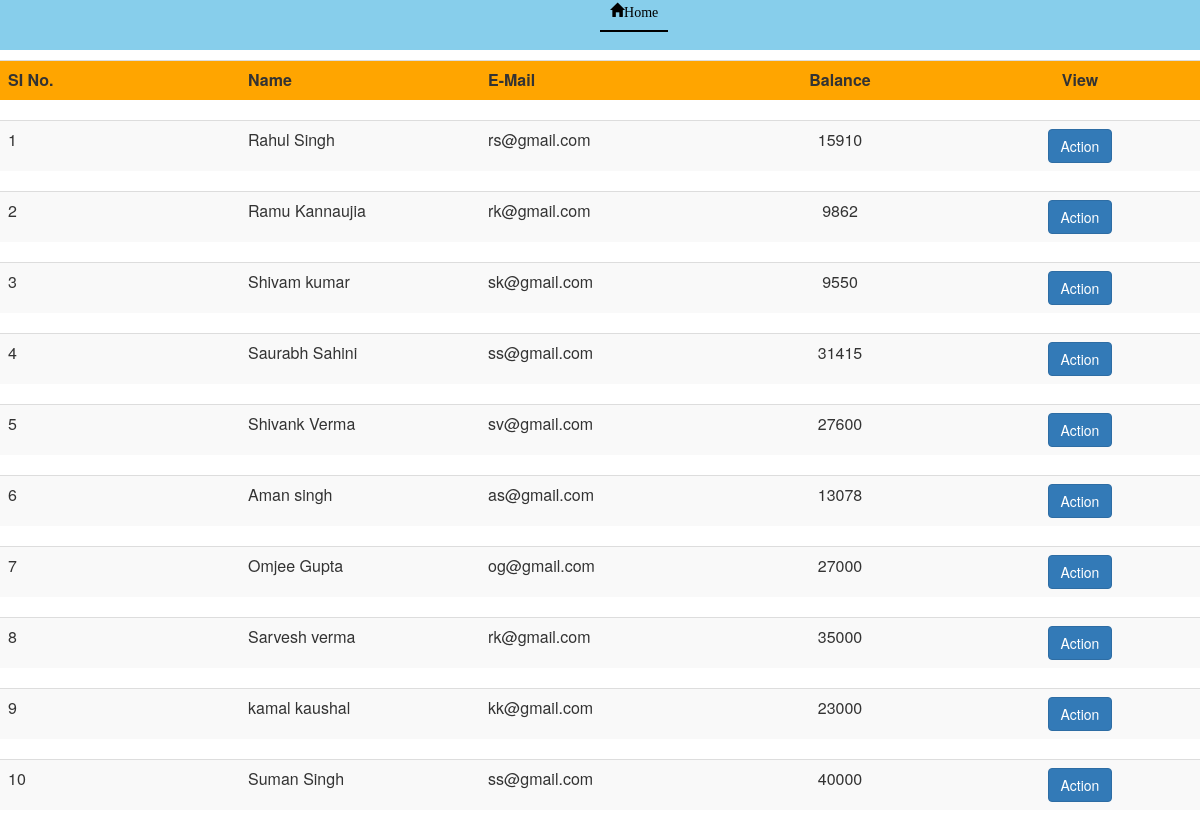
Screenshot of /customer_detail.php with the database file from the repository.
### tables this page shows
CREATE TABLE IF NOT EXISTS `customer` (
  `id` int(100) NOT NULL AUTO_INCREMENT,
  `name` varchar(100) NOT NULL,
  `email` varchar(100) NOT NULL,
  `current_balance` bigint(20) NOT NULL,
  PRIMARY KEY (`id`)
);

### customer_detail.php (the view, shortened to what this page needs)
<?php
$con= mysqli_connect('localhost', 'root', '', 'banking_system');
$select='SELECT * FROM customer';
$result=mysqli_query($con,$select);
?>
<html>
    <head>
        <link rel="stylesheet" href="https://maxcdn.bootstrapcdn.com/bootstrap/3.4.1/css/bootstrap.min.css">
    </head>
    <body>
         <nav class="navbar  navbar-fixed-top" style="background-color: skyblue;">
             <div >
            <a href="index.php" style="color:black;border-bottom:2px black solid; margin-left: 50%;padding:10px;"><span class="glyphicon glyphicon-home">Home</span></a>
        </div>
    </nav><br><br><br>
        <?php
        echo "<table class='table' style='text-align:center;background-color:orange;'><tr><th class='col-md-2'>SI No.</th>"
        . "<th class='col-md-2'>Name</th><th class='col-md-2'>E-Mail</th><th class='col-md-2' style='text-align:center;'>Balance</th>"
                . "<th class='col-md-2' style='text-align:center;'>View</th></tr></table>";
        while($row=mysqli_fetch_array($result)){
            echo "<table class='table table-striped'><tbody ><tr>"
            . "<td class='col-md-2'>".$row['id']."</td>"
                    . "<td style='text-align:left;'class='col-md-2'>".$row['name']."</td>"
                    . "<td style='text-align:left;'class='col-md-2'>".$row['email']."</td>"
                    . "<td style='text-align:center;'class='col-md-2'>".$row['current_balance']."</td>"
                    ."<td style='text-align:center;'class='col-md-2'><a href='operation.php?id={$row['id']}' class='btn btn-primary'>Action</a></td>"
                    . "</tr></tbody></table>";
        }
        ?>
    </body>
</html>

### rows the page displays
customer: id "1", name "Rahul Singh", email "rs@gmail.com", current_balance "15910"
customer: id "2", name "Ramu Kannaujia", email "rk@gmail.com", current_balance "9862"
customer: id "3", name "Shivam kumar", email "sk@gmail.com", current_balance "9550"
customer: id "4", name "Saurabh Sahini", email "ss@gmail.com", current_balance "31415"
customer: id "5", name "Shivank Verma", email "sv@gmail.com", current_balance "27600"
customer: id "6", name "Aman singh", email "as@gmail.com", current_balance "13078"
customer: id "7", name "Omjee Gupta", email "og@gmail.com", current_balance "27000"
customer: id "8", name "Sarvesh verma", email "rk@gmail.com", current_balance "35000"
customer: id "9", name "kamal kaushal", email "kk@gmail.com", current_balance "23000"
customer: id "10", name "Suman Singh", email "ss@gmail.com", current_balance "40000"
